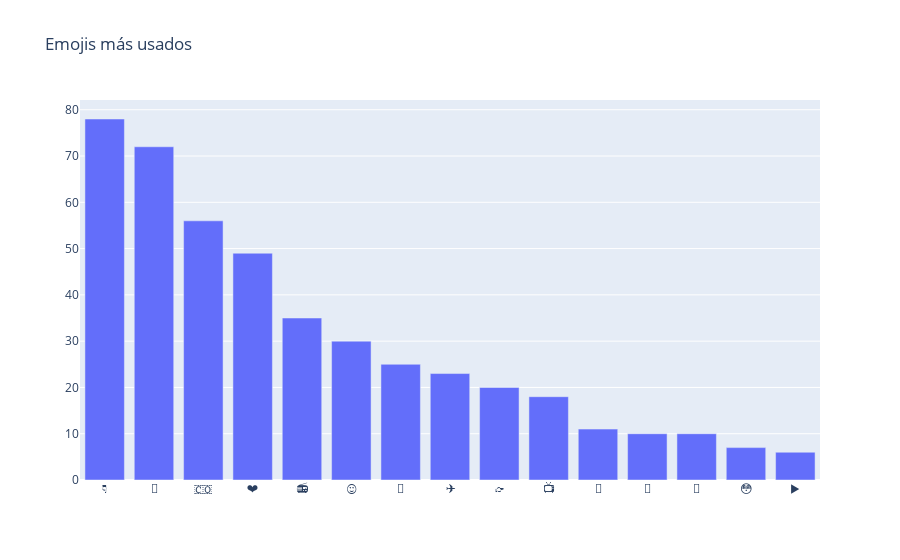

Source (notebook cell):
### Markdown cell above
#### Se genera un grafico de barras para mostrar la utilización de emojis

### Code cell
trace = go.Bar(x=temp_emojis.emoji.values[:15],
               y=temp_emojis.cnt.values[:15])

layout = go.Layout(title='Emojis más usados')

fig = go.Figure(data=[trace], layout=layout)
iplot(fig)

### Figure 1 — Plotly figure (JSON) as saved in the notebook; plotly's stock layout.template omitted (floating-point values rounded to 4 significant figures)
{"data": [{"type": "bar", "x": ["👇", "🔴", "🇨🇴", "❤️", "📻", "😍", "👏", "✈️", "👉", "📺", "🙏", "🤝", "👋", "😳", "▶️"], "y": [78, 72, 56, 49, 35, 30, 25, 23, 20, 18, 11, 10, 10, 7, 6]}], "layout": {"title": {"text": "Emojis más usados"}}}
